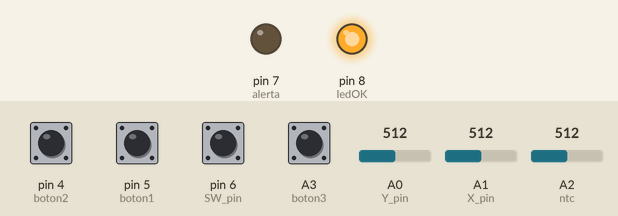
Recording of a sketch running on a simulated Arduino Uno, built with avr-gcc and run on an emulated ATmega328P. Shown: output pins drawn as LEDs (lit = HIGH). The inputs (shaded band) are chosen by the test bench; at power-on: pin 6 (SW_pin) HIGH, A3 (boton3), pin 4 (boton2), pin 5 (boton1) LOW, A0 (Y_pin) = 512, A1 (X_pin) = 512, A2 (ntc) = 512. No radio packets arrive unless stated; what the sketch prints to the serial monitor is not drawn.

Above: at 0.1 s.
Timing chart, 0 to 1.6 s (numbered marks = the images above):
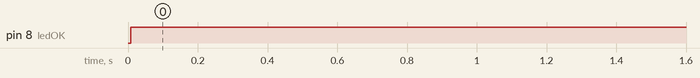

The sketch:

EmitterNRF24L01.ino
```cpp
#include <SPI.h>
#include <nRF24L01.h>
#include <RF24.h>

//Declaremos los pines CE y el CSN
#define CE_PIN 9
#define CSN_PIN 10

//Variable con la dirección del canal por donde se va a transmitir
byte direccion[5] ={'t','a','n','-','k'};

//creamos el objeto radio (NRF24L01)
RF24 radio(CE_PIN, CSN_PIN);


#define SW_pin  6
#define Y_pin  A0
#define X_pin  A1

#define boton1  5             //Botón
#define boton2  4             //Botón
#define boton3  A3           //La entrada analogica la tomo como digital
#define ntc  A2           //Sensor de temperatura para las 18650.

#define ledOK  8          //Led indicador de emparejamiento del NRF24L01
#define alerta 7           //Led indicador de alerta.

float datosValores[7];


void setup()
{
  //inicializamos el NRF24L01
  radio.begin();
  //inicializamos el puerto serie
  Serial.begin(9600);

//Abrimos un canal de escritura
 radio.openWritingPipe(direccion);

  //Configurando el Joystick0
  pinMode(SW_pin, INPUT);
  pinMode(boton1, INPUT);
  pinMode(boton2, INPUT);
  pinMode(boton3, INPUT);
  pinMode(ledOK, OUTPUT);
  pinMode(alerta, OUTPUT);
  digitalWrite(alerta, false);
  digitalWrite(ledOK, false);

}

void loop()
{

 //cargamos los datosValores en la variable datosValores[]
 datosValores[0]= analogRead(X_pin);
 datosValores[1]= analogRead(Y_pin);
 datosValores[2]= digitalRead(SW_pin);
 datosValores[3]= digitalRead(boton1);
 datosValores[4]= digitalRead(boton2);
 datosValores[5]= digitalRead(boton3);
 datosValores[6]= analogRead(ntc);

 datosValores[0] = (-1)*round(datosValores[0]/100 - 5);
 datosValores[1] = (-1)*round(datosValores[1]/100 - 5);

 //enviamos los datos
 bool ok = radio.write(datosValores, sizeof(datosValores));
  //reportamos por el puerto serial los datos enviados
  if(ok)
  {
     digitalWrite(8, true);
     digitalWrite(7, false);
     Serial.println("Se ha establecido la comunicación.");
  }
  else
  {
     digitalWrite(8, false);
     digitalWrite(7, true);
     Serial.println("no se ha podido enviar");
  }
}
```

Measured:
- by itself, pin 8 (ledOK): LOW → HIGH at 0.01 s
